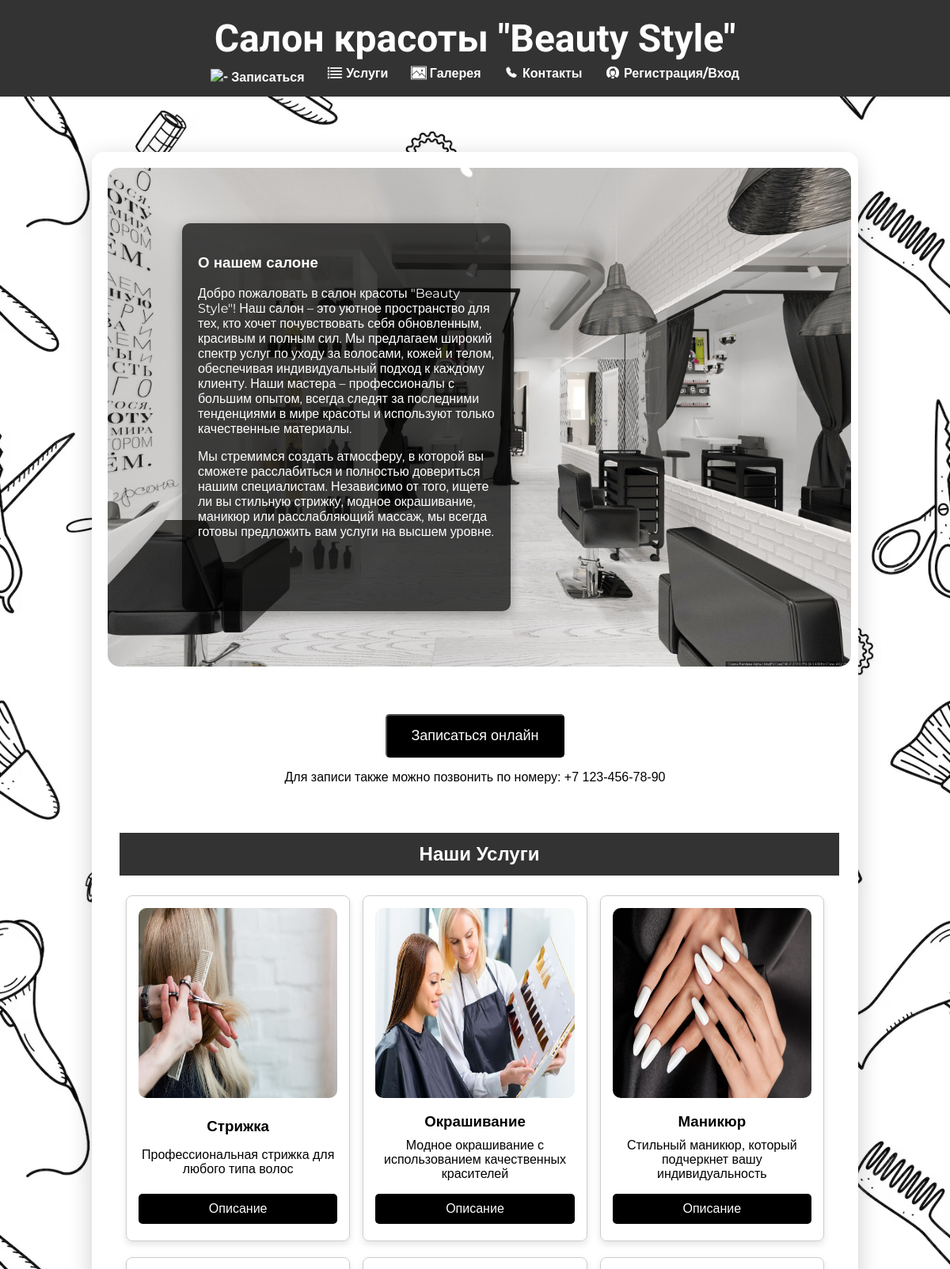
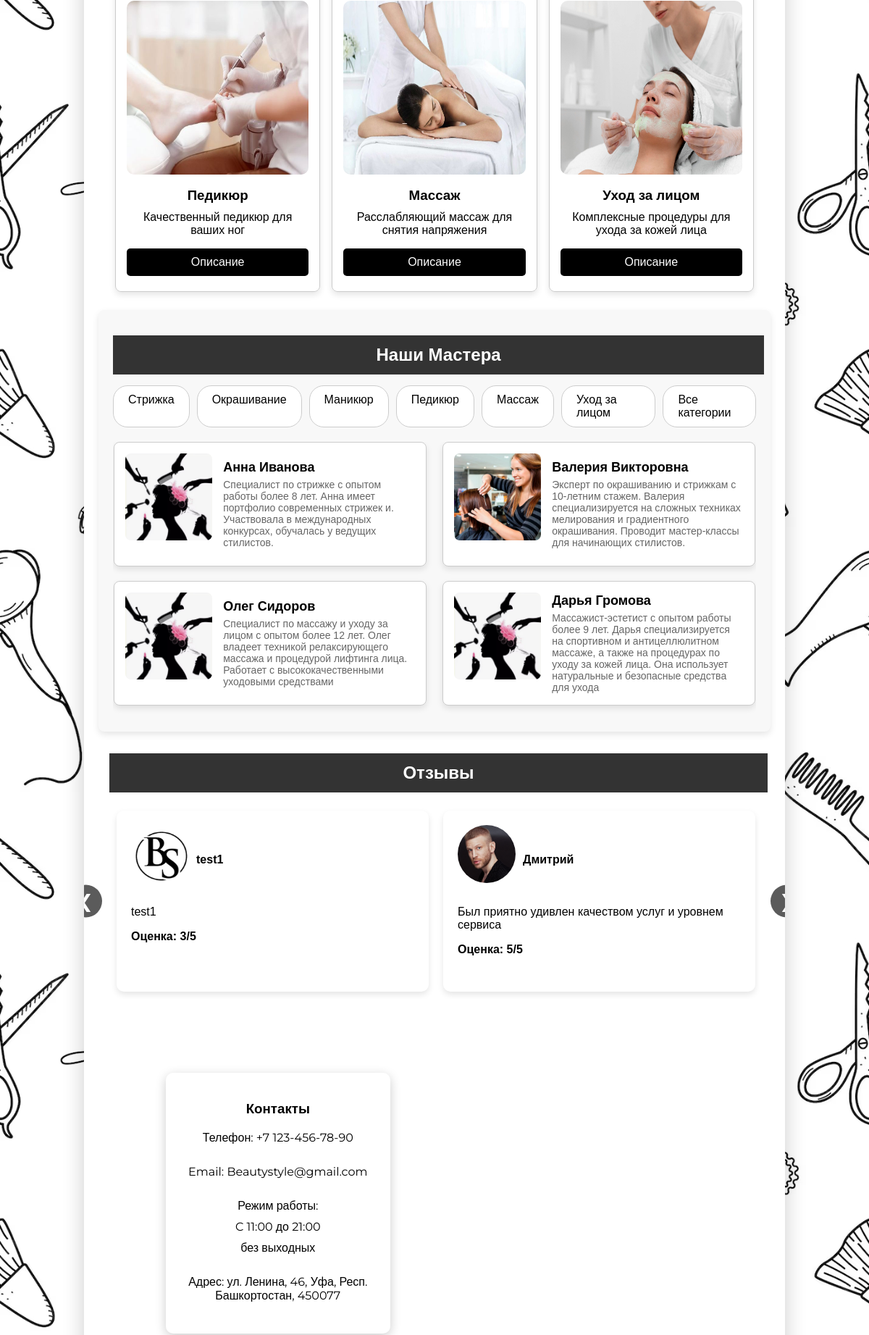
The page / (upper part) on the database its author committed (2 pictures, top to bottom).
### site_app/models.py (models this page shows, shortened)
class Category(models.Model):
    name = models.CharField(verbose_name='Название категории', max_length=100, unique=True)
    description = models.TextField(verbose_name='Описание категории', blank=True, null=True)
    picture = models.ImageField(verbose_name='Изображение категории', upload_to='category_picture',
                                blank=True, null=True)
    class Meta:
        verbose_name = 'Категория'
        verbose_name_plural = 'Категории'
        ordering = ['id']
    def __str__(self):
        return self.name

class Master(models.Model):
    name = models.CharField(verbose_name='Имя мастера', max_length=100)
    description = models.TextField(verbose_name='Описание мастера', blank=True, null=True)
    picture = models.ImageField(verbose_name='Аватарка мастера', upload_to='master_picture', blank=True, null=True)
    category = models.ManyToManyField(Category, verbose_name='Категория', related_name='masters')
    class Meta:
        verbose_name = 'Мастер'
        verbose_name_plural = 'Мастеры'
        ordering = ['id']

class Review(models.Model):
    GRADE_CHOICES = [
        (1, 'Очень плохо'),
        (2, 'Плохо'),
        (3, 'Средне'),
        (4, 'Хорошо'),
        (5, 'Отлично'),
    ]
    user = models.OneToOneField(MyUser, verbose_name='Имя пользователя',
                                on_delete=models.SET_NULL, related_name='reviews', null=True)
    text = models.TextField(verbose_name='Текст отзыва', blank=True, null=True)
    grade = models.PositiveIntegerField(verbose_name='Оценка', choices=GRADE_CHOICES)
    class Meta:
        verbose_name = 'Отзыв'
        verbose_name_plural = 'Отзывы'
        ordering = ['user']

class MyUser(models.Model):
    name = models.CharField(verbose_name='Имя', max_length=100)
    phone = models.CharField(verbose_name='Телефон', max_length=100, unique=True)
    email = models.EmailField(verbose_name='Почта', unique=True, null=True, blank=True)
    picture = models.ImageField(verbose_name='Аватарка', upload_to='profile_picture', blank=True, null=True)
    password = models.CharField(verbose_name='Пароль', max_length=100)
    birthday = models.DateField(verbose_name='Дата Рождения')
    bonuses = models.PositiveIntegerField(verbose_name='Бонусы', default=0)
    class Meta:
        verbose_name = 'Пользователь'
        verbose_name_plural = 'Пользователи'

### site_app/views.py (the view)
# urls.py: path('', views.MainView.as_view(), name='main'),
class MainView(FilterView):
    model = models.Master
    template_name = 'main.html'
    context_object_name = 'masters'
    filterset_class = MasterFilter
    def get_filterset(self, filterset_class):
        category_id = self.request.GET.get('category')
        self.queryset = models.Master.objects.all()
        if category_id:
            self.queryset = self.queryset.filter(category__id=category_id)
        return filterset_class(self.request.GET, queryset=self.queryset)
    def get_context_data(self, **kwargs):
        context = super().get_context_data(**kwargs)
        context['categories'] = models.Category.objects.all()
        context['reviews'] = models.Review.objects.all()
        user = None
        if 'user_id' in self.request.session:
            user = models.MyUser.objects.get(id=self.request.session['user_id'])
        context['user'] = user
        return context

### templates/main.html (shortened to what this page needs)
{% extends "base.html" %}
{% load static %}
{% block css %}{% static 'css/my_style.css' %}{% endblock %}
{% block content %}
    <div class="centered-box">
        <section id="hero-image">
            <div class="hero-text-box">
                <h3>О нашем салоне</h3>
                <p>Добро пожаловать в салон красоты "Beauty Style"! Наш салон – это уютное пространство для тех, кто хочет почувствовать себя обновленным, красивым и полным сил. Мы предлагаем широкий спектр услуг по уходу за волосами, кожей и телом, обеспечивая индивидуальный подход к каждому клиенту. Наши мастера – профессионалы с большим опытом, всегда следят за последними тенденциями в мире красоты и используют только качественные материалы.</p>
                <p>Мы стремимся создать атмосферу, в которой вы сможете расслабиться и полностью довериться нашим специалистам. Независимо от того, ищете ли вы стильную стрижку, модное окрашивание, маникюр или расслабляющий массаж, мы всегда готовы предложить вам услуги на высшем уровне.</p>
            </div>
        </section>
        <section id="booking">
            <div class="booking-class">
                <button id="open-booking-modal" class="booking-button" onclick="location.href='{% url 'booking' %}'">Записаться онлайн</button>
            </div>
            <p style="text-align: center">Для записи также можно позвонить по номеру: +7 123-456-78-90</p>
        </section>
        <section id="services">
            <div class="h2-wrapper">
                <h2>Наши Услуги</h2>
            </div>
            <div class="services-class">
                {% for category in categories %}
                <div class="service">
                    {% if category.picture %}
                    <img src="{{ category.picture.url }}" alt="Услуга" class="service-image" data-service="haircut">
                    {% else %}
                    <img src="{% static 'images/photo1.jpg' %}" alt="Услуга" class="service-image" data-service="haircut">
                    {% endif %}
                    <h3>{{category.name}}</h3>
                    <p>{{category.description}}</p>
                    <a href="{% url 'category_detail' category.id %}" class="description-button">Описание</a>
                </div>
                {% endfor %}
            </div>
        </section>
    <section class="masters-section" id="masters">
        <div class="h2-wrapper">
            <h2>Наши Мастера</h2>
        </div>
        {% block sidebar %}
        <div class="service-tabs">
            {% for category in categories %}
            <a href="?category={{ category.id }}#masters" class="service-tab">{{ category.name }}</a>
            {% endfor %}
            <a href="{% url 'main' %}#masters" class="service-tab">Все категории</a>
        </div>
        {% endblock %}
        <div class="masters-container">
            {% for master in masters %}
            <div class="master-card" data-category="{{ master.category.all|join:', ' }}">
                {% if master.picture %}
                    <img src="{{ master.picture.url }}" alt="Фото мастера" class="master-photo">
                {% else %}
                    <img src="{% static 'images/photo1.jpg' %}" alt="Фото мастера" class="master-photo">
                {% endif %}
                <div class="master-info">
                    <h3 class="master-name">{{ master.name }}</h3>
                    <p class="master-description">{{ master.description }}</p>
                </div>
            </div>
            {% empty %}
            <p>Мастера для данной категории отсутствуют.</p>
            {% endfor %}
        </div>
    </section>
        <section id="reviews">
            <div class="h2-wrapper">
                <h2>Отзывы</h2>
            </div>
            <div class="reviews-wrapper">
                <button class="scroll-button left" id="scroll-left">&#10094;</button>
                <div class="reviews-container" id="reviews-container">
                    {% for review in reviews %}
                    <div class="review">
                        <div class="review-author-info">
                            {% if review.user.picture %}
                            <img src="{{ review.user.picture.url }}" alt="{{ review.name }}" class="avatar">
                            {% else %}
                            <img src="{% static 'images/default_avatar.png' %}" alt="{{ review.name }}" class="avatar">
                            {% endif %}
                            <p class="review-author">{{ review.user.name }}</p>
                        </div>
                        <p class="review-text">{{ review.text }}</p>
                        <p class="review-grade"><strong>Оценка: {{ review.grade }}/5</strong></p>
                    </div>
                    {% endfor %}
                <button class="scroll-button right" id="scroll-right">&#10095;</button>
            </div>
        </section>
        <section id="map" style="position: relative;">
            <div class="contact-box">
                <h3>Контакты</h3>
                <p>Телефон: +7 123-456-78-90</p><br>
                <p>Email: Beautystyle@gmail.com</p><br>
                <p>Режим работы:</p>
                <p>C 11:00 до 21:00</p>
                <p>без выходных</p><br>
                <p>Адрес: ул. Ленина, 46, Уфа, Респ. Башкортостан, 450077</p>
            </div>
            <iframe
                src="https://www.google.com/maps/embed?pb=!1m14!1m12!1m3!1d1385.3382103543443!2d55.94891888420812!3d54.72840945709914!2m3!1f0!2f0!3f0!3m2!1i1024!2i768!4f13.1!5e0!3m2!1sru!2sru!4v1727184725037!5m2!1sru!2sru"
                style="border:0; width: 100%; height: 500px;" allowfullscreen="" loading="lazy">
            </iframe>
        </section>
     </div>
{% endblock %}

### static/css/base.css (style rules this page uses)
body { font-family: Arial, sans-serif; margin: 0; background-color: #f4f4f4; background-image: url('../images/all_back.jpg'); background-size: contain; background-position: center; background-attachment: fixed; height: 100%; display: flex; flex-direction: column; }
html { height: 100%; margin: 0; display: flex; flex-direction: column; }

### rows shown on the page
Category: picture (picture), name "Стрижка", description "Профессиональная стрижка для любого типа волос"
Category: picture (picture), name "Окрашивание", description "Модное окрашивание с использованием качественных красителей"
Category: picture (picture), name "Маникюр", description "Стильный маникюр, который подчеркнет вашу индивидуальность"
Category: picture (picture), name "Педикюр", description "Качественный педикюр для ваших ног"
Category: picture (picture), name "Массаж", description "Расслабляющий массаж для снятия напряжения"
Category: picture (picture), name "Уход за лицом", description "Комплексные процедуры для ухода за кожей лица"
Master: name "Анна Иванова", description "Специалист по стрижке с опытом работы более 8 лет. Анна имеет портфолио современных стрижек и. Участвовала в международных конкурсах, обучалась у ведущих стилистов."
Master: picture (picture), name "Валерия Викторовна", description "Эксперт по окрашиванию и стрижкам с 10-летним стажем. Валерия специализируется на сложных техниках мелирования и градиентного окрашивания. Проводит мастер-классы для начинающих стилистов."
Master: name "Олег Сидоров", description "Специалист по массажу и уходу за лицом с опытом более 12 лет. Олег владеет техникой релаксирующего массажа и процедурой лифтинга лица. Работает с высококачественными уходовыми средствами"
Master: name "Дарья Громова", description "Массажист-эстетист с опытом работы более 9 лет. Дарья специализируется на спортивном и антицеллюлитном массаже, а также на процедурах по уходу за кожей лица. Она использует натуральные и безопасные средства для ухода"
Review: user.picture (picture), user.name "test1", text "test1", grade "3"
Review: user.picture (picture), user.name "Дмитрий", text "Был приятно удивлен качеством услуг и уровнем сервиса", grade "5"
